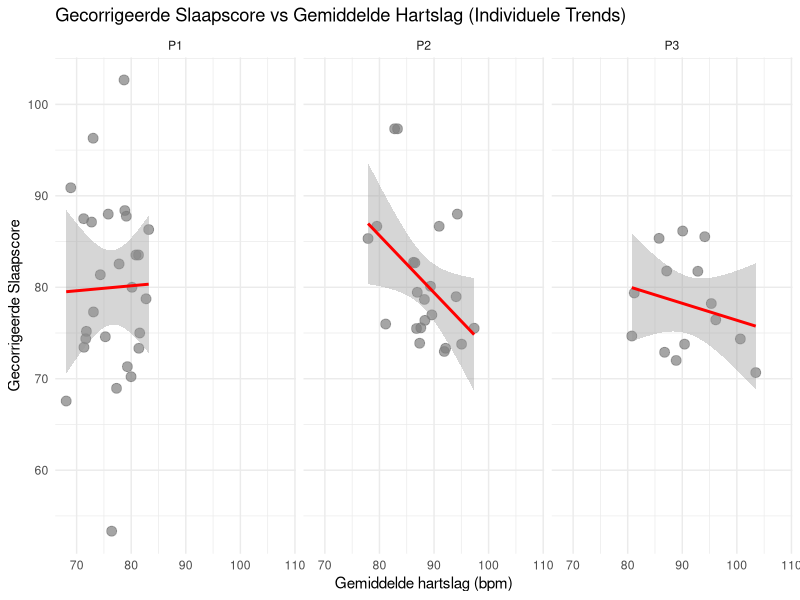
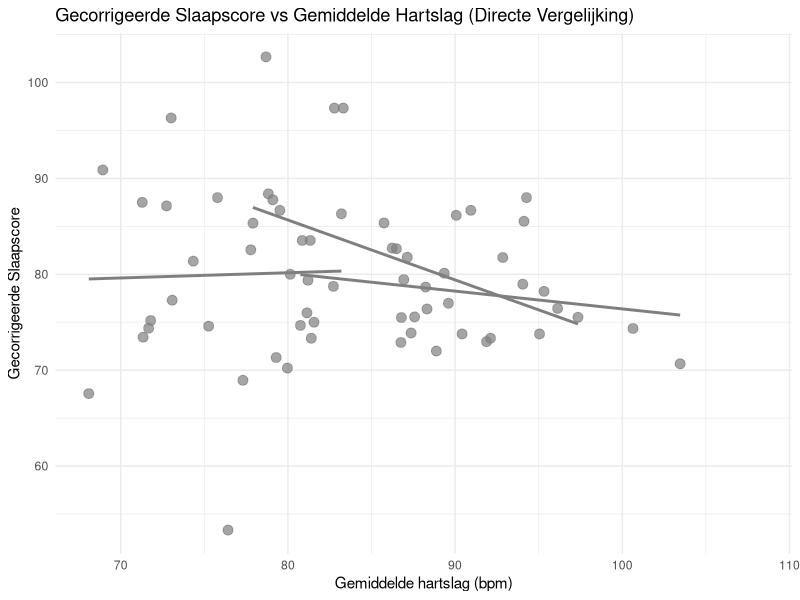
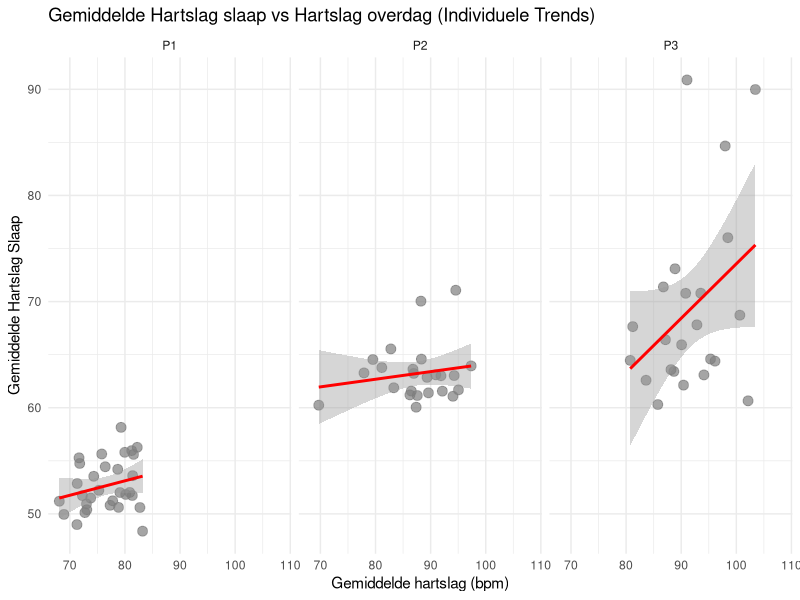
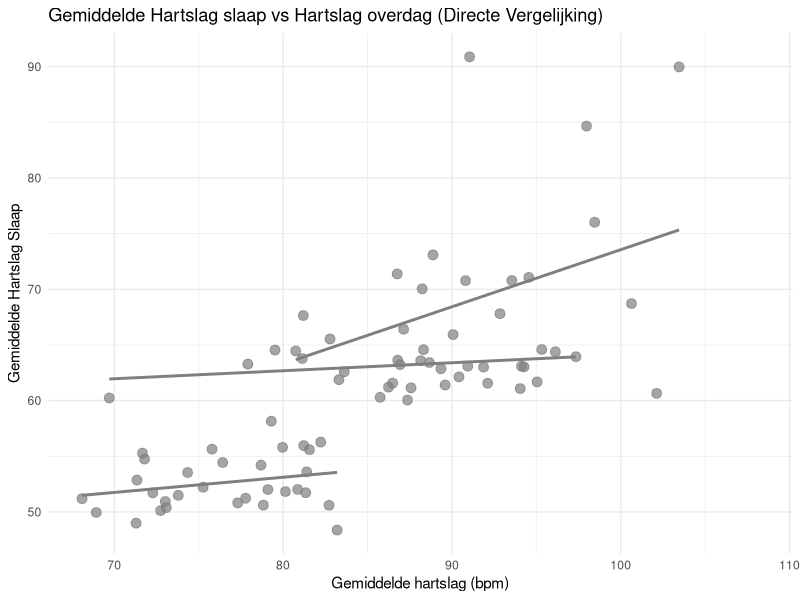
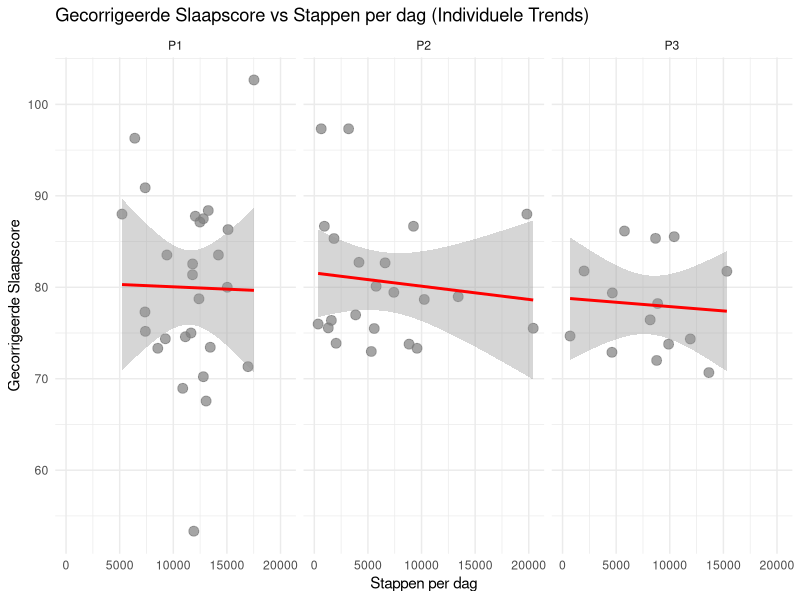
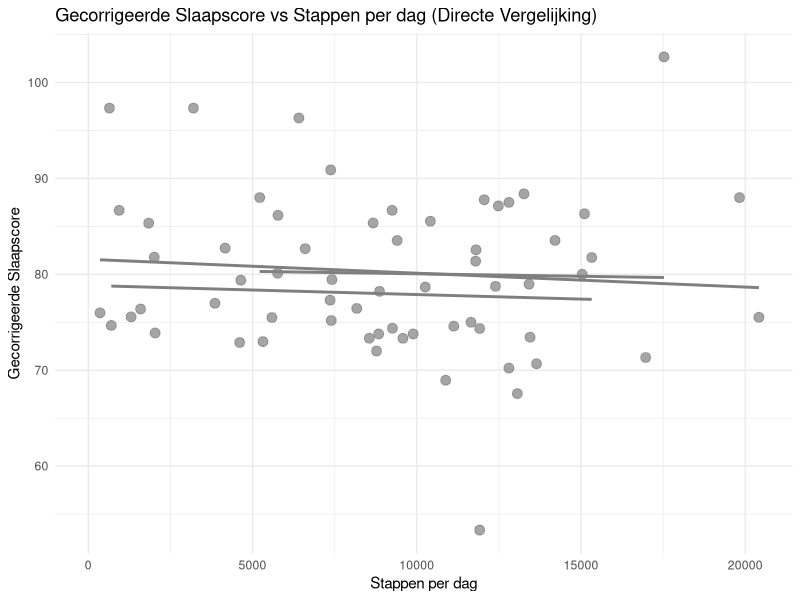
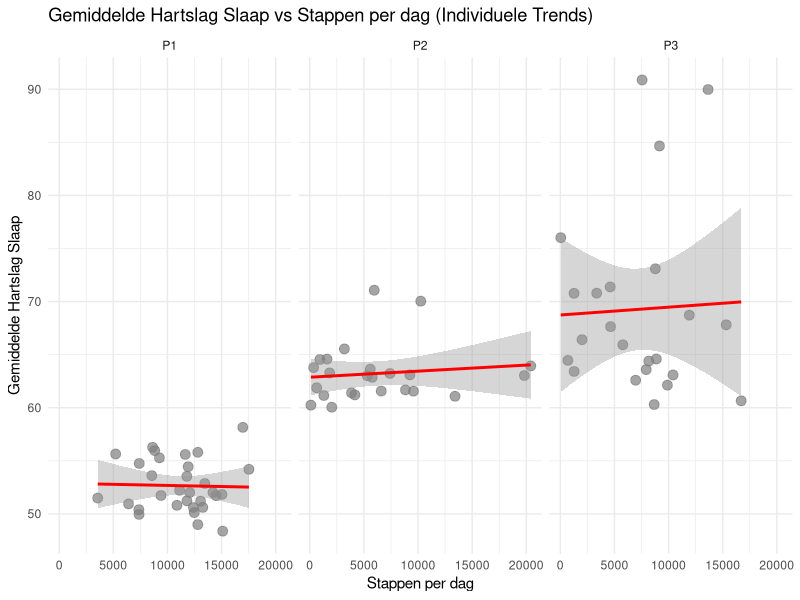
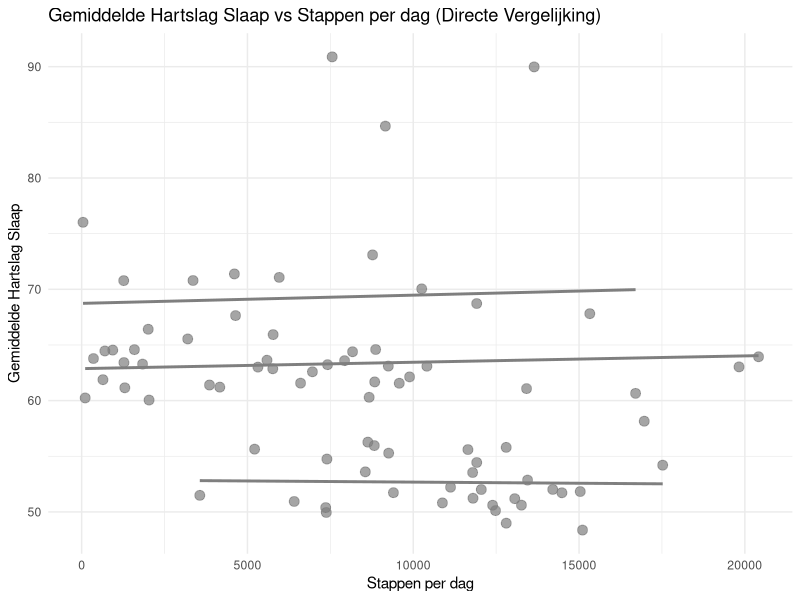

Write the R code that produced these figures, in order.
## ---- chunk 1
library(ggplot2)
## ---- chunk 2
df_all <- read.csv("analysis/data/combined_data/combined_data.csv")
## ---- chunk 3
cat("--- Gemiddelde Slaapscore per persoon ---\n")
aggregate(sleep_score ~ naam, data = df_all, FUN = mean)

cat("\n--- Gemiddelde Hartslag per persoon ---\n")
aggregate(average_heart_rate ~ naam, data = df_all, FUN = mean)

cat("\n--- Gemiddelde Stappen per persoon ---\n")
aggregate(total_steps ~ naam, data = df_all, FUN = mean)
## ---- chunk 4
df_all$last_food <- as.factor(df_all$last_food)
## ---- chunk 5
model_sleep <- lm(corrected_sleep_score ~ sleep_duration_hours + 
                    rem_sleep_minutes + 
                    deep_sleep_minutes + 
                    stress_management_score + 
                    calories_burned + 
                    time_between_phone_used_and_sleep_hours + 
                    time_between_last_food_and_sleep_hours + 
                    last_food, 
                  data = df_all)

summary(model_sleep)
## ---- chunk 6
model_hr <- lm(average_sleep_heart_rate ~ sleep_duration_hours + 
                 rem_sleep_minutes + 
                 deep_sleep_minutes + 
                 stress_management_score + 
                 calories_burned + 
                 time_between_phone_used_and_sleep_hours + 
                 time_between_last_food_and_sleep_hours + 
                 last_food, 
               data = df_all)

summary(model_hr)
## ---- chunk 7
ggplot(df_all, aes(x = average_heart_rate, y = corrected_sleep_score, color = naam)) +
  geom_point(size = 3, alpha = 0.7) +
  geom_smooth(method = "lm", color = "red", se = TRUE) + # se = TRUE voor de grijze vlakken
  facet_wrap(~ naam) + # Dit zet ze netjes naast elkaar
  scale_color_manual(values = c("Robin" = "steelblue", "Mohammed" = "darkorange", "Lucas" = "forestgreen")) +
  labs(title = "Gecorrigeerde Slaapscore vs Gemiddelde Hartslag (Individuele Trends)",
       x = "Gemiddelde hartslag (bpm)",
       y = "Gecorrigeerde Slaapscore") +
  theme_minimal() +
  theme(legend.position = "none") # Legenda is hier overbodig door de titels boven de panelen
## ---- chunk 8
ggplot(df_all, aes(x = average_heart_rate, y = corrected_sleep_score, color = naam)) +
  geom_point(size = 3, alpha = 0.7) +
  geom_smooth(method = "lm", se = FALSE) + # se = FALSE haalt de chaos van de grijze vlakken weg
  scale_color_manual(values = c("Robin" = "steelblue", "Mohammed" = "darkorange", "Lucas" = "forestgreen")) +
  labs(title = "Gecorrigeerde Slaapscore vs Gemiddelde Hartslag (Directe Vergelijking)",
       x = "Gemiddelde hartslag (bpm)",
       y = "Gecorrigeerde Slaapscore",
       color = "Persoon") +
  theme_minimal() +
  theme(legend.position = "right") # Legenda aan de rechterkant om de kleuren te onderscheiden
## ---- chunk 9
ggplot(df_all, aes(x = average_heart_rate, y = average_sleep_heart_rate, color = naam)) +
  geom_point(size = 3, alpha = 0.7) +
  geom_smooth(method = "lm", color = "red", se = TRUE) + # se = TRUE voor de grijze vlakken
  facet_wrap(~ naam) + # Dit zet ze netjes naast elkaar
  scale_color_manual(values = c("Robin" = "steelblue", "Mohammed" = "darkorange", "Lucas" = "forestgreen")) +
  labs(title = "Gemiddelde Hartslag slaap vs Hartslag overdag (Individuele Trends)",
       x = "Gemiddelde hartslag (bpm)",
       y = "Gemiddelde Hartslag Slaap") +
  theme_minimal() +
  theme(legend.position = "none") # Legenda is hier overbodig door de titels boven de panelen
## ---- chunk 10
ggplot(df_all, aes(x = average_heart_rate, y = average_sleep_heart_rate, color = naam)) +
  geom_point(size = 3, alpha = 0.7) +
  geom_smooth(method = "lm", se = FALSE) + # se = FALSE haalt de chaos van de grijze vlakken weg
  scale_color_manual(values = c("Robin" = "steelblue", "Mohammed" = "darkorange", "Lucas" = "forestgreen")) +
  labs(title = "Gemiddelde Hartslag slaap vs Hartslag overdag (Directe Vergelijking)",
       x = "Gemiddelde hartslag (bpm)",
       y = "Gemiddelde Hartslag Slaap",
       color = "Persoon") +
  theme_minimal() +
  theme(legend.position = "right") # Legenda aan de rechterkant om de kleuren te onderscheiden
## ---- chunk 11
ggplot(df_all, aes(x = total_steps, y = corrected_sleep_score, color = naam)) +
  geom_point(size = 3, alpha = 0.7) +
  geom_smooth(method = "lm", color = "red", se = TRUE) + # se = TRUE voor de grijze vlakken
  facet_wrap(~ naam) + # Dit zet ze netjes naast elkaar
  scale_color_manual(values = c("Robin" = "steelblue", "Mohammed" = "darkorange", "Lucas" = "forestgreen")) +
  labs(title = "Gecorrigeerde Slaapscore vs Stappen per dag (Individuele Trends)",
       x = "Stappen per dag",
       y = "Gecorrigeerde Slaapscore") +
  theme_minimal() +
  theme(legend.position = "none") # Legenda is overbodig door de titels boven de panelen
## ---- chunk 12
ggplot(df_all, aes(x = total_steps, y = corrected_sleep_score, color = naam)) +
  geom_point(size = 3, alpha = 0.7) +
  geom_smooth(method = "lm", se = FALSE) + # se = FALSE haalt de chaos van de grijze vlakken weg
  scale_color_manual(values = c("Robin" = "steelblue", "Mohammed" = "darkorange", "Lucas" = "forestgreen")) +
  labs(title = "Gecorrigeerde Slaapscore vs Stappen per dag (Directe Vergelijking)",
       x = "Stappen per dag",
       y = "Gecorrigeerde Slaapscore",
       color = "Persoon") +
  theme_minimal() +
  theme(legend.position = "right") # Legenda aan de rechterkant om de kleuren te onderscheiden
## ---- chunk 13
ggplot(df_all, aes(x = total_steps, y = average_sleep_heart_rate, color = naam)) +
  geom_point(size = 3, alpha = 0.7) +
  geom_smooth(method = "lm", color = "red", se = TRUE) + # se = TRUE voor de grijze vlakken
  facet_wrap(~ naam) + # Dit zet ze netjes naast elkaar
  scale_color_manual(values = c("Robin" = "steelblue", "Mohammed" = "darkorange", "Lucas" = "forestgreen")) +
  labs(title = "Gemiddelde Hartslag Slaap vs Stappen per dag (Individuele Trends)",
       x = "Stappen per dag",
       y = "Gemiddelde Hartslag Slaap") +
  theme_minimal() +
  theme(legend.position = "none") # Legenda is overbodig door de titels boven de panelen
## ---- chunk 14
ggplot(df_all, aes(x = total_steps, y = average_sleep_heart_rate, color = naam)) +
  geom_point(size = 3, alpha = 0.7) +
  geom_smooth(method = "lm", se = FALSE) + # se = FALSE haalt de chaos van de grijze vlakken weg
  scale_color_manual(values = c("Robin" = "steelblue", "Mohammed" = "darkorange", "Lucas" = "forestgreen")) +
  labs(title = "Gemiddelde Hartslag Slaap vs Stappen per dag (Directe Vergelijking)",
       x = "Stappen per dag",
       y = "Gemiddelde Hartslag Slaap",
       color = "Persoon") +
  theme_minimal() +
  theme(legend.position = "right") # Legenda aan de rechterkant om de kleuren te onderscheiden
## ---- chunk 15
ggplot(df_all, aes(x = calories_burned, y = corrected_sleep_score, color = naam)) +
  geom_point(size = 3, alpha = 0.7) +
  geom_smooth(method = "lm", color = "red", se = TRUE) + # se = TRUE voor de grijze vlakken
  facet_wrap(~ naam) + # Dit zet ze netjes naast elkaar
  scale_color_manual(values = c("Robin" = "steelblue", "Mohammed" = "darkorange", "Lucas" = "forestgreen")) +
  labs(title = "Gecorrigeerde Slaapscore vs Verbrande Calorieën (Individuele Trends)",
       x = "Verbrande calorieën (kcal)",
       y = "Gecorrigeerde Slaapscore") +
  theme_minimal() +
  theme(legend.position = "none") # Legenda is overbodig door de titels boven de panelen
## ---- chunk 16
ggplot(df_all, aes(x = calories_burned, y = corrected_sleep_score, color = naam)) +
  geom_point(size = 3, alpha = 0.7) +
  geom_smooth(method = "lm", se = FALSE) + # se = FALSE haalt de chaos van de grijze vlakken weg
  scale_color_manual(values = c("Robin" = "steelblue", "Mohammed" = "darkorange", "Lucas" = "forestgreen")) +
  labs(title = "Gecorrigeerde Slaapscore vs Verbrande Calorieën (Directe Vergelijking)",
       x = "Verbrande calorieën (kcal)",
       y = "Gecorrigeerde Slaapscore",
       color = "Persoon") +
  theme_minimal() +
  theme(legend.position = "right") # Legenda aan de rechterkant om de kleuren te onderscheiden
## ---- chunk 17
ggplot(df_all, aes(x = stress_management_score, y = sleep_score, color = naam)) +
  geom_point(size = 3, alpha = 0.7) +
  geom_smooth(method = "lm", color = "red", se = TRUE) + # se = TRUE voor de grijze vlakken
  facet_wrap(~ naam) + # Dit zet ze netjes naast elkaar
  scale_color_manual(values = c("Robin" = "steelblue", "Mohammed" = "darkorange", "Lucas" = "forestgreen")) +
  labs(title = "Slaapscore vs Stressmanagementscore (Individuele Trends)",
       x = "Stressmanagementscore",
       y = "Slaapscore") +
  theme_minimal() +
  theme(legend.position = "none") # Legenda is overbodig door de titels boven de panelen
## ---- chunk 18
ggplot(df_all, aes(x = stress_management_score, y = sleep_score, color = naam)) +
  geom_point(size = 3, alpha = 0.7) +
  geom_smooth(method = "lm", se = FALSE) + # se = FALSE haalt de chaos van de grijze vlakken weg
  scale_color_manual(values = c("Robin" = "steelblue", "Mohammed" = "darkorange", "Lucas" = "forestgreen")) +
  labs(title = "Slaapscore vs Stressmanagementscore (Directe Vergelijking)",
       x = "Stressmanagementscore",
       y = "Slaapscore",
       color = "Persoon") +
  theme_minimal() +
  theme(legend.position = "right") # Legenda aan de rechterkant om de kleuren te onderscheiden
## ---- chunk 19
ggplot(df_all, aes(x = stress_management_score, y = corrected_sleep_score, color = naam)) +
  geom_point(size = 3, alpha = 0.7) +
  geom_smooth(method = "lm", color = "red", se = TRUE) + # se = TRUE voor de grijze vlakken
  facet_wrap(~ naam) + # Dit zet ze netjes naast elkaar
  scale_color_manual(values = c("Robin" = "steelblue", "Mohammed" = "darkorange", "Lucas" = "forestgreen")) +
  labs(title = "Gecorrigeerde Slaapscore vs Stressmanagementscore (Individuele Trends)",
       x = "Stressmanagementscore",
       y = "Gecorrigeerde Slaapscore") +
  theme_minimal() +
  theme(legend.position = "none") # Legenda is overbodig door de titels boven de panelen
## ---- chunk 20
ggplot(df_all, aes(x = stress_management_score, y = corrected_sleep_score, color = naam)) +
  geom_point(size = 3, alpha = 0.7) +
  geom_smooth(method = "lm", se = FALSE) + # se = FALSE haalt de chaos van de grijze vlakken weg
  scale_color_manual(values = c("Robin" = "steelblue", "Mohammed" = "darkorange", "Lucas" = "forestgreen")) +
  labs(title = "Gecorrigeerde Slaapscore vs Stressmanagementscore (Directe Vergelijking)",
       x = "Stressmanagementscore",
       y = "Gecorrigeerde Slaapscore",
       color = "Persoon") +
  theme_minimal() +
  theme(legend.position = "right") # Legenda aan de rechterkant om de kleuren te onderscheiden
## ---- chunk 21
ggplot(df_all, aes(x = calories_burned, y = average_sleep_heart_rate, color = naam)) +
  geom_point(size = 3, alpha = 0.7) +
  geom_smooth(method = "lm", color = "red", se = TRUE) + # se = TRUE voor de grijze vlakken
  facet_wrap(~ naam) + # Dit zet ze netjes naast elkaar
  scale_color_manual(values = c("Robin" = "steelblue", "Mohammed" = "darkorange", "Lucas" = "forestgreen")) +
  labs(title = "Gemiddelde Hartslag Slaap vs Verbrande Calorieën (Individuele Trends)",
       x = "Verbrande calorieën (kcal)",
       y = "Gemiddelde Hartslag Slaap") +
  theme_minimal() +
  theme(legend.position = "none") # Legenda is overbodig door de titels boven de panelen
## ---- chunk 22
ggplot(df_all, aes(x = calories_burned, y = average_sleep_heart_rate, color = naam)) +
  geom_point(size = 3, alpha = 0.7) +
  geom_smooth(method = "lm", se = FALSE) + # se = FALSE haalt de chaos van de grijze vlakken weg
  scale_color_manual(values = c("Robin" = "steelblue", "Mohammed" = "darkorange", "Lucas" = "forestgreen")) +
  labs(title = "Gemiddelde Hartslag Slaap vs Verbrande Calorieën (Directe Vergelijking)",
       x = "Verbrande calorieën (kcal)",
       y = "Gemiddelde Hartslag Slaap",
       color = "Persoon") +
  theme_minimal() +
  theme(legend.position = "right") # Legenda aan de rechterkant om de kleuren te onderscheiden
## ---- chunk 23
ggplot(df_all, aes(x = stress_management_score, y = average_sleep_heart_rate, color = naam)) +
  geom_point(size = 3, alpha = 0.7) +
  geom_smooth(method = "lm", color = "red", se = TRUE) + # se = TRUE voor de grijze vlakken
  facet_wrap(~ naam) + # Dit zet ze netjes naast elkaar
  scale_color_manual(values = c("Robin" = "steelblue", "Mohammed" = "darkorange", "Lucas" = "forestgreen")) +
  labs(title = "Gemiddelde Hartslag Slaap vs Stressmanagementscore (Individuele Trends)",
       x = "Stressmanagementscore",
       y = "Gemiddelde Hartslag Slaap") +
  theme_minimal() +
  theme(legend.position = "none") # Legenda is overbodig door de titels boven de panelen
## ---- chunk 24
ggplot(df_all, aes(x = stress_management_score, y = average_sleep_heart_rate, color = naam)) +
  geom_point(size = 3, alpha = 0.7) +
  geom_smooth(method = "lm", se = FALSE) + # se = FALSE haalt de chaos van de grijze vlakken weg
  scale_color_manual(values = c("Robin" = "steelblue", "Mohammed" = "darkorange", "Lucas" = "forestgreen")) +
  labs(title = "Gemiddelde Hartslag Slaap vs Stressmanagementscore (Directe Vergelijking)",
       x = "Stressmanagementscore",
       y = "Gemiddelde Hartslag Slaap",
       color = "Persoon") +
  theme_minimal() +
  theme(legend.position = "right") # Legenda aan de rechterkant om de kleuren te onderscheiden
## ---- chunk 25
# Bereken het gemiddelde per persoon
scores_agg <- aggregate(sleep_score ~ naam, data = df_all, FUN = mean)

barplot(scores_agg$sleep_score,
        names.arg = scores_agg$naam,
        col       = c("forestgreen", "darkorange", "steelblue"), # Volgorde: Lucas, Mohammed, Robin
        main      = "Gemiddelde slaapscore per persoon",
        ylab      = "Slaapscore",
        ylim      = c(0, 100))
## ---- chunk 26
hr_agg <- aggregate(average_heart_rate ~ naam, data = df_all, FUN = mean)

barplot(hr_agg$average_heart_rate,
        names.arg = hr_agg$naam,
        col       = c("forestgreen", "darkorange", "steelblue"), # Volgorde: Lucas, Mohammed, Robin
        main      = "Gemiddelde hartslag per persoon",
        ylab      = "Hartslag (bpm)",
        ylim      = c(0, 120))
